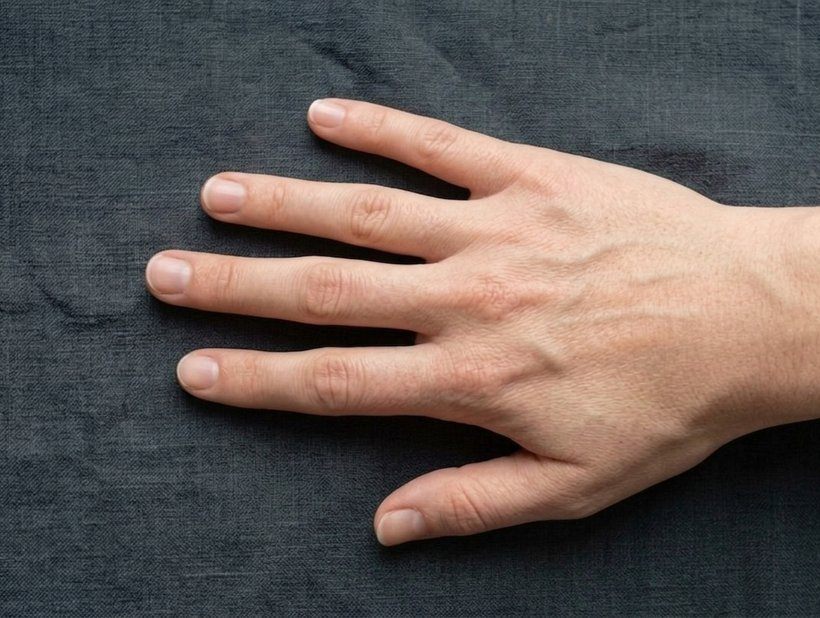
#> input picture assets/img/hand-real-right-sm.jpg, 820 x 618 px; its folder holds only this picture in this run
$ python spec-map.py ../assets/img/hand-real-right-sm.jpg
#> lines starting #> are read from the running program, lines starting #| are printed output that depends on the picture; after the words box and inside, x2 and y2 are one past the last pixel; in counts of white or black regions, pixels touching at a corner belong together
"""Harvest real reflections off the shop's own product photograph.

    python3 tools/spec-map.py refs/shosh-cateye-post.jpg
    python3 tools/spec-map.py refs/shosh-cateye-post.jpg --write

WHY THIS EXISTS. tools/gloss-map.py splits one photographed nail into
P = C.d + s and ships d. It throws s — the specular — away, because that
photograph was taken with the nail lying flat under a wide window, and a wide
window does not make a highlight, it makes a 92%-coverage veil sitting in the
wrong place. Measured, the plate that came out of that had its brightest pixel
at 1.18x its own body against 1.78-2.14x for a real press-on, nothing above 3x
its median anywhere (a real nail: 4-31% of its area), and a highlight edge 13x
too soft. Nothing on it was white. That is most of what still read as a
drawing.

WHAT THIS DOES INSTEAD. The shop photographs its own work properly: black gel
under a strip light, shot upright. Black gel has no pigment to speak of, so its
image very nearly IS the reflection — and the reflection is the shape of the
light, which is the same shape whatever colour the polish underneath is. So
this pulls the reflections straight out of that photograph, one per nail, and
they go on the site as an ADDITIVE layer:

    out = colour x SHADE + REFLECTION

A reflection is white. That one fact is what makes this cheap: it is
independent of all 45 colours, 8 shapes, 4 lengths, 6 finishes, 22 patterns
and 43 charms. One small greyscale sheet covers the whole catalogue.

Five nails in the frame means five DIFFERENT reflections, which is the other
half of the job: ten fingers wearing one reflection is the most artificial
thing a render can do, and five real ones dealt round the hand is not.

The glitter is filtered out on the way — glitter is thousands of isolated
specks and belongs to that design, while a reflected strip light is one
connected object. Anything too small to be a reflection is dropped, or every
nail on the site would inherit this nail's glitter.

Needs numpy, scipy and Pillow.
"""

import argparse, base64, io, pathlib, re, sys

import numpy as np
from PIL import Image
from scipy import ndimage as nd

ROOT = pathlib.Path(__file__).resolve().parent.parent
TARGET = ROOT / 'assets' / 'js' / 'nail-gloss.js'
UW, UH = 96, 144
HALO_K, HALO_SIG = 0.34, 0.05          # one tile, in the same UV rectangle as the shade map


def nails(a):
    """The press-ons: near-black objects, taller than wide, against bokeh."""
    lum = 0.2126 * a[..., 0] + 0.7152 * a[..., 1] + 0.0722 * a[..., 2]
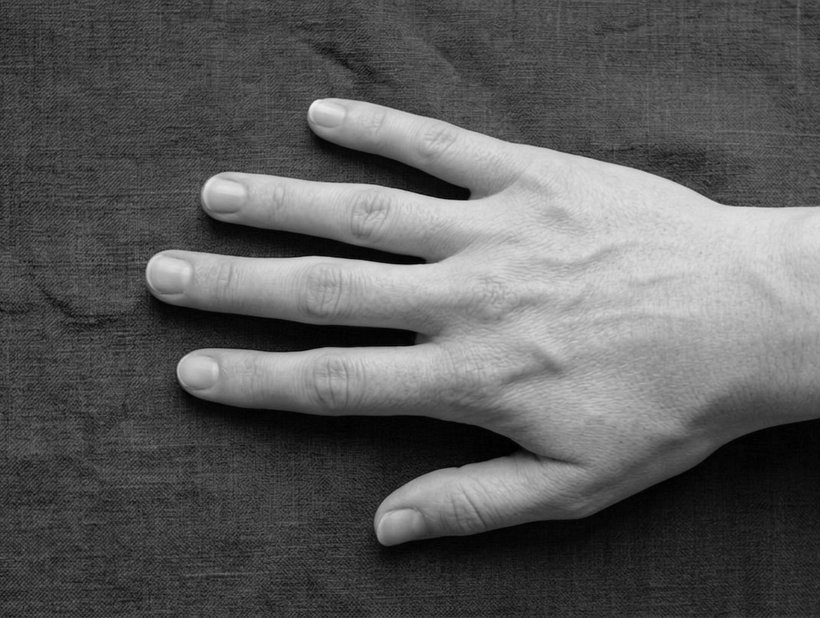
#> lum: shape (618, 820) float64; min 0, max 0.95, mean 0.359
    m = (lum < 0.62) & ((a[..., 0] - a[..., 2]) < 0.16)
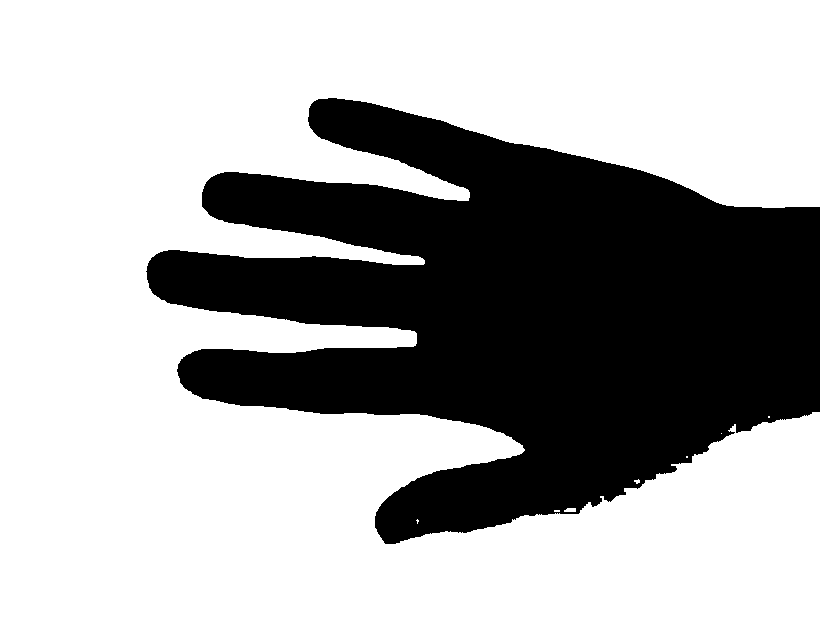
#> m: shape (618, 820) bool; 66.3% white; 1 black region, box (x1, y1, x2, y2) and area: (146, 98, 820, 544) 170596
    m[:int(m.shape[0] * 0.19)] = False           # app chrome across the top
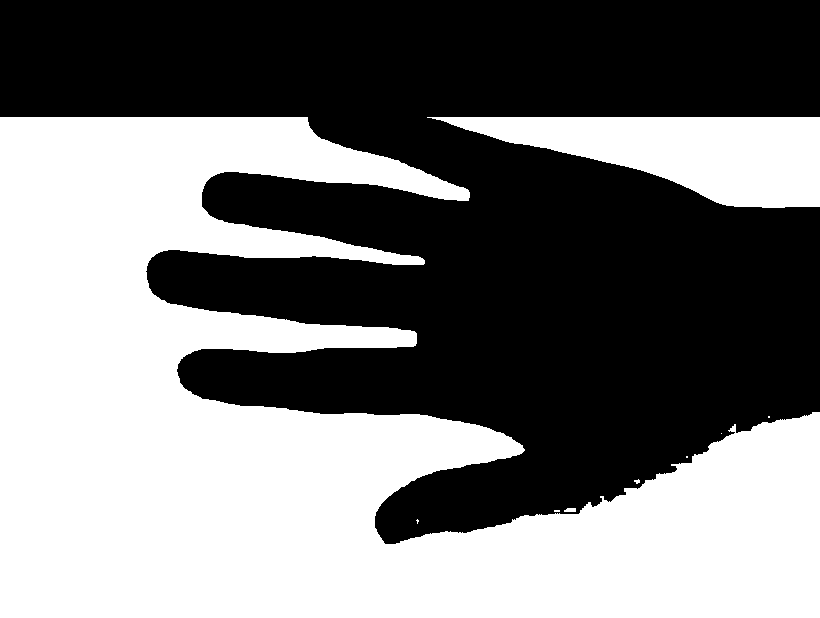
#> m: shape (618, 820) bool; 47.7% white; 9 white regions (6 under 20 px), largest, box (x1, y1, x2, y2) and area: (0, 117, 820, 618) 220961, (427, 117, 820, 208) 20569, (564, 508, 576, 512) 43
    m = nd.binary_opening(nd.binary_closing(m, np.ones((9, 9))), np.ones((7, 7)))
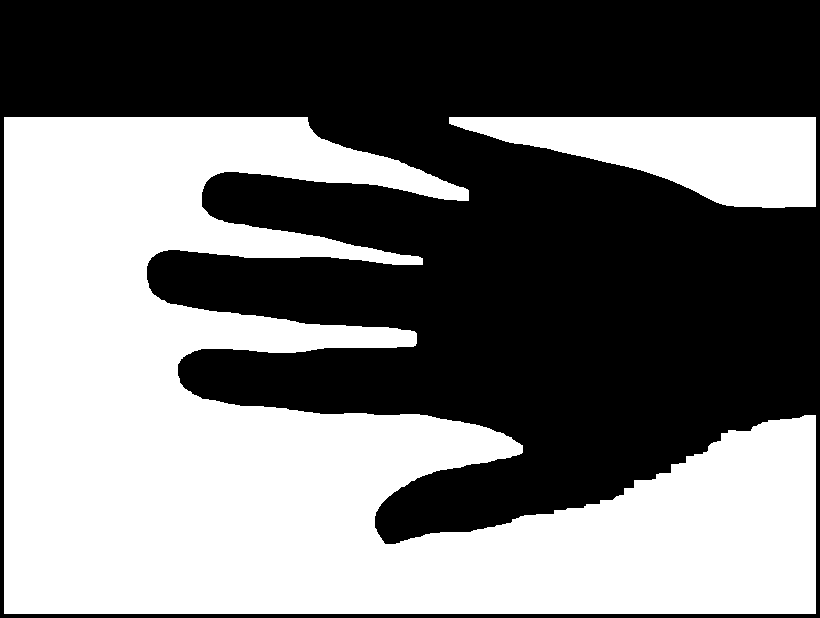
#> m: shape (618, 820) bool; 46.4% white; 2 white regions, box (x1, y1, x2, y2) and area: (4, 117, 816, 614) 215241, (449, 117, 816, 208) 20142
    m = nd.binary_fill_holes(m)
    lab, k = nd.label(m)
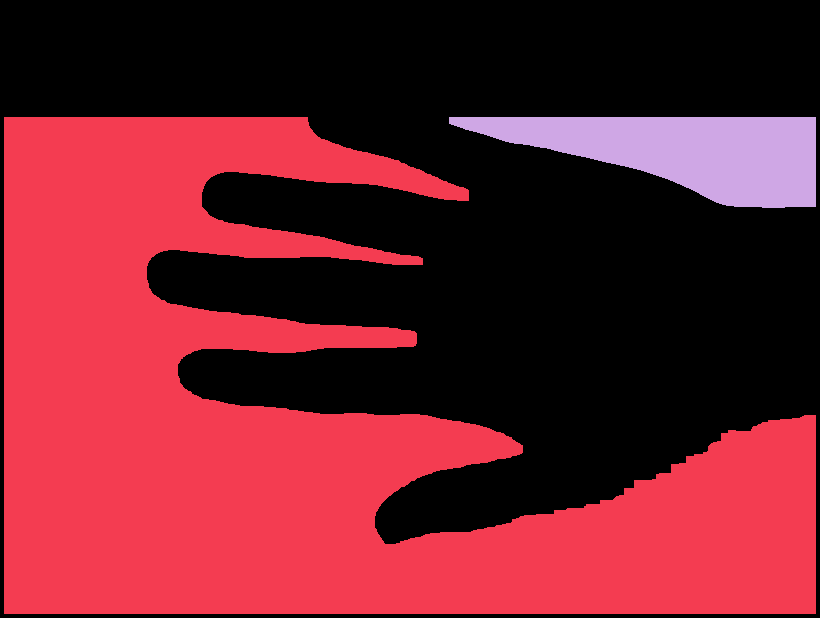
#> lab: shape (618, 820) int32; 3 distinct labels, from 0 to 2; one colour per label, 0 black
#> k = 2
    out = []
    for i in range(1, k + 1):
        b = lab == i
        if b.sum() < 4000:
            continue
        ys, xs = np.nonzero(b)
        h, w = ys.max() - ys.min(), xs.max() - xs.min()
        if h < 100 or w < 40 or not (1.4 < h / w < 4.0):
            continue
        out.append((xs.mean(), b))
#> this loop made 2 passes
#> (h, w) on passes 1 to 2: (496, 811), (90, 366)
#> pass 1, in nails, `b = lab == i`:
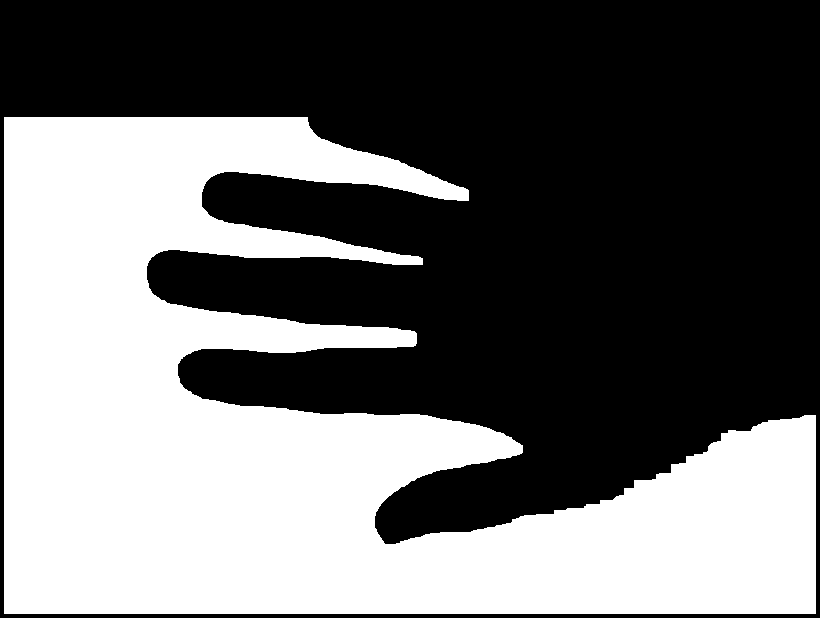
#> b: shape (618, 820) bool; 42.5% white; 1 white region, box (x1, y1, x2, y2) and area: (4, 117, 816, 614) 215241
#> pass 2, in nails, `b = lab == i`:
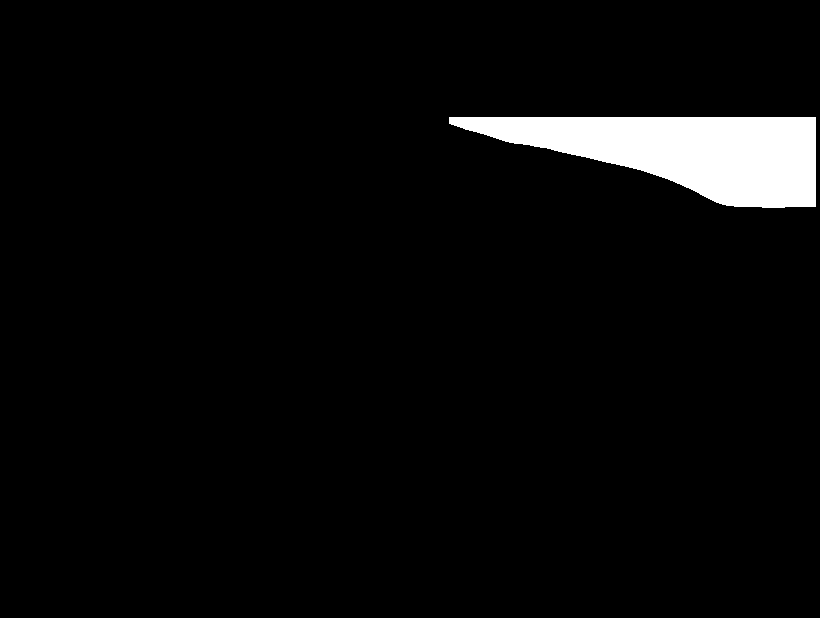
#> b: shape (618, 820) bool; 4% white; 1 white region, box (x1, y1, x2, y2) and area: (449, 117, 816, 208) 20142
#> after the loop, out = []
    out.sort(key=lambda t: t[0])
    return [b for _, b in out], lum


# [74 lines left out: functions unwrap, reflection, not called in this run]


def main():
    ap = argparse.ArgumentParser()
    ap.add_argument('photo')
    ap.add_argument('--write', action='store_true')
    ap.add_argument('--preview')
    ap.add_argument('--halo', type=float)
    ap.add_argument('--halosig', type=float)
    args = ap.parse_args()
    global HALO_K, HALO_SIG
    if args.halo is not None: HALO_K = args.halo
    if args.halosig is not None: HALO_SIG = args.halosig

    a = np.asarray(Image.open(args.photo).convert('RGB')).astype(np.float64) / 255
    masks, lum = nails(a)
#> masks = []
    if len(masks) < 3:
#> (the run stopped early here; a loop or call above may not have finished)
